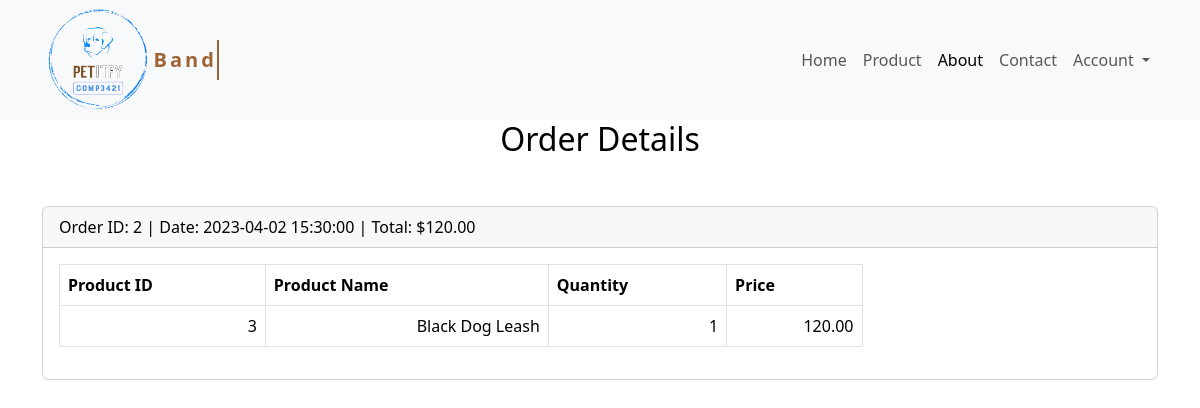
/vieworder.php (signed in), run on the app's committed database.
### tables this page shows
CREATE TABLE `orders` (
  `id` int(11) UNSIGNED NOT NULL,
  `user_id` int(11) UNSIGNED NOT NULL,
  `total` decimal(10,2) NOT NULL,
  `order_date` datetime NOT NULL
);

CREATE TABLE `order_items` (
  `id` int(11) UNSIGNED NOT NULL,
  `order_id` int(11) UNSIGNED NOT NULL,
  `product_id` int(11) UNSIGNED NOT NULL,
  `quantity` int(11) NOT NULL,
  `price` decimal(10,2) NOT NULL
);

CREATE TABLE `products` (
  `id` int(11) UNSIGNED NOT NULL,
  `name` varchar(255) NOT NULL,
  `description` text DEFAULT NULL,
  `category` varchar(255) NOT NULL,
  `price` decimal(10,2) NOT NULL,
  `image` varchar(255) DEFAULT NULL
);

### vieworder.php (the view, shortened to what this page needs)
    <?php
$userID = $_SESSION['userID'];
include("connection.php");
$sql_orders = "SELECT * FROM orders WHERE user_id = ?";
$stmt_orders = $link->prepare($sql_orders);
$stmt_orders->bind_param("i", $userID);
$stmt_orders->execute();
$result_orders = $stmt_orders->get_result();
$orders = $result_orders->fetch_all(MYSQLI_ASSOC);
$order_items = [];
foreach ($orders as $order) {
    $orderID = $order['id'];
    $sql_order_items = "SELECT order_items.*, products.name FROM order_items JOIN products ON order_items.product_id = products.id WHERE order_id = ?";
    $stmt_order_items = $link->prepare($sql_order_items);
    $stmt_order_items->bind_param("i", $orderID);
    $stmt_order_items->execute();
    $result_order_items = $stmt_order_items->get_result();
    $order_items[$orderID] = $result_order_items->fetch_all(MYSQLI_ASSOC);
}
?>
<!DOCTYPE html>
<html lang="en" data-bs-theme="light">
<head>
    <link href="https://cdn.jsdelivr.net/npm/bootstrap@5.3.0-alpha3/dist/css/bootstrap.min.css" rel="stylesheet"
>
    <link rel="stylesheet" href="Style/style.css">
</head>
<body>
    <nav class="navbar navbar-expand-sm bg-body-tertiary">
        <div class="container-lg">
            <img src="Img/pet-logo.png" class="logo">
            <a class="navbar-brand" href="index.html">Band</a>
            <div class="collapse navbar-collapse justify-content-end" id="navbarSupportedContent">
                <ul class="navbar-nav">
                    <li class="nav-item"><a href="index.html" class="nav-link">Home</a></li>
                    <li class="nav-item"><a href="product.php" class="nav-link">Product</a></li>
                    <li class="nav-item"><a href="about.html" class="nav-link active">About</a></li>
                    <li class="nav-item"><a href="contact.html" class="nav-link">Contact</a></li>
                    <li class="nav-item dropdown">
                        <a class="nav-link dropdown-toggle" href="#" role="button" data-bs-toggle="dropdown"
                            aria-expanded="false">
                            Account
                        </a>
                    </li>
                </ul>
            </div>
        </div>
    </nav>
    <div class="container-lg text-center mb-5">
    <h2>Order Details</h2>
</div>
<div class="container-sm">
    <?php foreach ($orders as $order): ?>
        <div class="card mb-4">
            <div class="card-header">
                Order ID: <?= $order['id'] ?> | Date: <?= $order['order_date'] ?> | Total: $<?= $order['total'] ?>
            </div>
            <div class="card-body">
                <table class="table table-hover table-bordered">
                    <thead>
                        <tr>
                            <th>Product ID</th>
                            <th>Product Name</th>
                            <th>Quantity</th>
                            <th>Price</th>
                        </tr>
                    </thead>
                    <tbody>
                        <?php foreach ($order_items[$order['id']] as $item): ?>
                            <tr>
                                <td><?= $item['product_id'] ?></td>
                                <td><?= $item['name'] ?></td>
                                <td><?= $item['quantity'] ?></td>
                                <td><?= $item['price'] ?></td>
                            </tr>
                        <?php endforeach; ?>
                    </tbody>
                </table>
            </div>
        </div>
    <?php endforeach; ?>
</div>
</body>
</html>

### Style/style.css (style rules this page uses)
:root { --theme-color: #966845; --primary-text-color: #000000; --primary-bg-color: #ffffff; --secondary-text-color: #DCD8C4; --secondary-bg-color: #1B1C1D; --card-bg-color: #F4F2EC; }
* { margin: 0; padding: 0; }
a { color: black; text-decoration: none; }
:root { --bs-body-color: rgb(0, 0, 0); }
body { background-image: url(https://www.toptal.com/designers/subtlepatterns/uploads/leaves.png); }
.logo { width: 10%; }
.navbar.bg-body-tertiary { background-color: red; }
.navbar-brand { overflow: hidden; border-right: .10em solid rgba(133, 61, 2, 0.792); white-space: nowrap; margin: 0 auto; letter-spacing: .15em; font-weight: bold; animation: typing 2s steps(30, end), blink-caret 1s step-end infinite; color: rgba(133, 61, 2, 0.792); }

### vieworder.php (style rules this page uses)
th { text-align: left; }
td { text-align: right; }
.card { width: 100%; }
.card-body { width: 75%; }

### data on the page
orders: id "2", order_date "2023-04-02 15:30:00", total "120.00"
order_items: product "3", product.name "Black Dog Leash", quantity "1", price "120.00"
